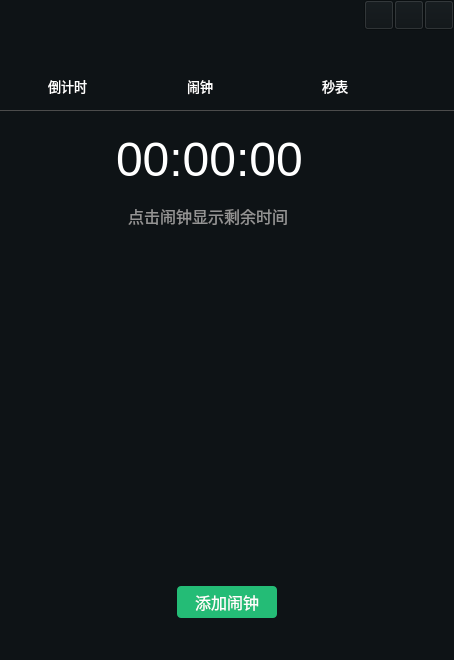
<?xml version="1.0" encoding="UTF-8"?>
<ui version="4.0">
 <class>Clock</class>
 <widget class="QWidget" name="Clock">
  <property name="geometry">
   <rect>
    <x>0</x>
    <y>0</y>
    <width>454</width>
    <height>660</height>
   </rect>
  </property>
  <property name="windowTitle">
   <string>Clock</string>
  </property>
  <property name="styleSheet">
   <string notr="true">background-color: rgba(14,19,22,1);

color: rgb(255, 255, 255);
</string>
  </property>
  <widget class="QStackedWidget" name="stackedWidget">
   <property name="geometry">
    <rect>
     <x>0</x>
     <y>110</y>
     <width>454</width>
     <height>541</height>
    </rect>
   </property>
   <property name="styleSheet">
    <string notr="true">border-radius:7px;</string>
   </property>
   <property name="currentIndex">
    <number>1</number>
   </property>
   <widget class="QWidget" name="page">
    <widget class="QPushButton" name="count_stat">
     <property name="geometry">
      <rect>
       <x>178</x>
       <y>476</y>
       <width>100</width>
       <height>32</height>
      </rect>
     </property>
     <property name="styleSheet">
      <string notr="true">QPushButton{color: rgb(255, 255, 255);
background-color: rgba(39,207,129,0.9);
 border-radius:4px;
font: 11pt ;}
QPushButton:hover{background-color: rgb(27, 143, 89);}

</string>
     </property>
     <property name="text">
      <string>开始</string>
     </property>
    </widget>
    <widget class="QStackedWidget" name="stackedWidget_4">
     <property name="geometry">
      <rect>
       <x>0</x>
       <y>0</y>
       <width>454</width>
       <height>461</height>
      </rect>
     </property>
     <property name="styleSheet">
      <string notr="true"/>
     </property>
     <widget class="QWidget" name="page_4">
      <widget class="QLabel" name="label_8">
       <property name="geometry">
        <rect>
         <x>129</x>
         <y>178</y>
         <width>195</width>
         <height>45</height>
        </rect>
       </property>
       <property name="styleSheet">
        <string notr="true">font: 36pt ;</string>
       </property>
       <property name="text">
        <string>00:00:00</string>
       </property>
      </widget>
      <widget class="QPushButton" name="min_5btn">
       <property name="geometry">
        <rect>
         <x>24</x>
         <y>404</y>
         <width>56</width>
         <height>36</height>
        </rect>
       </property>
       <property name="styleSheet">
        <string notr="true">QPushButton{
width:56px;
font: 11pt ;
height:36px;
background:rgba(46,46,46,1);
border-radius:4px;}
QPushButton:hover{background:rgba(143, 97, 47, 0.1)}
</string>
       </property>
       <property name="text">
        <string>5分钟</string>
       </property>
      </widget>
      <widget class="QPushButton" name="min_10btn">
       <property name="geometry">
        <rect>
         <x>111</x>
         <y>404</y>
         <width>56</width>
         <height>36</height>
        </rect>
       </property>
       <property name="styleSheet">
        <string notr="true">QPushButton{
width:56px;
font: 11pt ;
height:36px;
background:rgba(46,46,46,1);
border-radius:4px;}
QPushButton:hover{background:rgba(143, 97, 47, 0.1)}</string>
       </property>
       <property name="text">
        <string>10分钟</string>
       </property>
      </widget>
      <widget class="QPushButton" name="min_20btn">
       <property name="geometry">
        <rect>
         <x>199</x>
         <y>404</y>
         <width>56</width>
         <height>36</height>
        </rect>
       </property>
       <property name="styleSheet">
        <string notr="true">QPushButton{
width:56px;
font: 11pt ;
height:36px;
background:rgba(46,46,46,1);
border-radius:4px;}
QPushButton:hover{background:rgba(143, 97, 47, 0.1)}</string>
       </property>
       <property name="text">
        <string>20分钟</string>
       </property>
      </widget>
      <widget class="QPushButton" name="min_30btn">
       <property name="geometry">
        <rect>
         <x>287</x>
         <y>404</y>
         <width>56</width>
         <height>36</height>
        </rect>
       </property>
       <property name="styleSheet">
        <string notr="true">QPushButton{
width:56px;
font: 11pt ;
height:36px;
background:rgba(46,46,46,1);
border-radius:4px;}
QPushButton:hover{background:rgba(143, 97, 47, 0.1)}</string>
       </property>
       <property name="text">
        <string>30分钟</string>
       </property>
      </widget>
      <widget class="QPushButton" name="min_60btn">
       <property name="geometry">
        <rect>
         <x>374</x>
         <y>404</y>
         <width>56</width>
         <height>36</height>
        </rect>
       </property>
       <property name="styleSheet">
        <string notr="true">QPushButton{
width:56px;
font: 11pt ;
height:36px;
background:rgba(46,46,46,1);
border-radius:4px;}
QPushButton:hover{background:rgba(143, 97, 47, 0.1)}</string>
       </property>
       <property name="text">
        <string>60分钟</string>
       </property>
      </widget>
      <widget class="Line" name="line">
       <property name="geometry">
        <rect>
         <x>0</x>
         <y>0</y>
         <width>545</width>
         <height>1</height>
        </rect>
       </property>
       <property name="styleSheet">
        <string notr="true">color: rgb(255, 255, 255);
background-color: rgb(76, 76, 76);</string>
       </property>
       <property name="orientation">
        <enum>Qt::Horizontal</enum>
       </property>
      </widget>
     </widget>
     <widget class="Countdown_Animation" name="page_5">
      <widget class="QLabel" name="label_9">
       <property name="geometry">
        <rect>
         <x>129</x>
         <y>178</y>
         <width>195</width>
         <height>45</height>
        </rect>
       </property>
       <property name="styleSheet">
        <string notr="true">font: 36pt ;</string>
       </property>
       <property name="text">
        <string>00:00:00</string>
       </property>
      </widget>
      <widget class="QPushButton" name="count_push">
       <property name="geometry">
        <rect>
         <x>193</x>
         <y>259</y>
         <width>68</width>
         <height>68</height>
        </rect>
       </property>
       <property name="styleSheet">
        <string notr="true">QPushButton{color: rgb(255, 255, 255);
 background-color: rgba(231,159,78,0.9);
 border-radius:34px;}
 QPushButton:hover{background:rgba(143, 97, 47, 0.6)}</string>
       </property>
       <property name="text">
        <string>暂停</string>
       </property>
      </widget>
      <widget class="Line" name="line_3">
       <property name="geometry">
        <rect>
         <x>0</x>
         <y>0</y>
         <width>545</width>
         <height>1</height>
        </rect>
       </property>
       <property name="styleSheet">
        <string notr="true">color: rgb(255, 255, 255);
background-color: rgb(76, 76, 76);</string>
       </property>
       <property name="orientation">
        <enum>Qt::Horizontal</enum>
       </property>
      </widget>
      <widget class="QWidget" name="widget_5" native="true">
       <property name="geometry">
        <rect>
         <x>87</x>
         <y>405</y>
         <width>280</width>
         <height>36</height>
        </rect>
       </property>
       <property name="styleSheet">
        <string notr="true">width:280px;
height:36px;
background:rgba(48,48,51,1);
border-radius:4px;
</string>
       </property>
       <widget class="QLabel" name="label_23">
        <property name="geometry">
         <rect>
          <x>0</x>
          <y>0</y>
          <width>61</width>
          <height>31</height>
         </rect>
        </property>
        <property name="styleSheet">
         <string notr="true">width:39px;
height:14px;
font-size:14px;
font-weight:400;
color:rgba(255,255,255,1);
</string>
        </property>
        <property name="text">
         <string>  提醒铃声</string>
        </property>
       </widget>
       <widget class="QPushButton" name="pushButton_19">
        <property name="geometry">
         <rect>
          <x>244</x>
          <y>0</y>
          <width>36</width>
          <height>36</height>
         </rect>
        </property>
        <property name="text">
         <string/>
        </property>
       </widget>
       <widget class="QPushButton" name="pushButton_20">
        <property name="geometry">
         <rect>
          <x>70</x>
          <y>0</y>
          <width>171</width>
          <height>36</height>
         </rect>
        </property>
        <property name="styleSheet">
         <string notr="true">width:67px;
height:14px;
font-size:14px;
font-weight:400;
color:rgba(148, 148, 148,1);
opacity:0.35;
text-align: right</string>
        </property>
        <property name="text">
         <string/>
        </property>
       </widget>
      </widget>
      <widget class="QWidget" name="horizontalLayoutWidget">
       <property name="geometry">
        <rect>
         <x>100</x>
         <y>130</y>
         <width>241</width>
         <height>41</height>
        </rect>
       </property>
       <layout class="QHBoxLayout" name="horizontalLayout">
        <item>
         <spacer name="horizontalSpacer">
          <property name="orientation">
           <enum>Qt::Horizontal</enum>
          </property>
          <property name="sizeHint" stdset="0">
           <size>
            <width>40</width>
            <height>20</height>
           </size>
          </property>
         </spacer>
        </item>
        <item>
         <widget class="QLabel" name="label_10">
          <property name="minimumSize">
           <size>
            <width>20</width>
            <height>20</height>
           </size>
          </property>
          <property name="maximumSize">
           <size>
            <width>20</width>
            <height>20</height>
           </size>
          </property>
          <property name="styleSheet">
           <string notr="true">border-image: url(:/icon-4-16x16.png);</string>
          </property>
          <property name="text">
           <string/>
          </property>
         </widget>
        </item>
        <item>
         <widget class="QLabel" name="label_11">
          <property name="styleSheet">
           <string notr="true">width:70px;
height:14px;
font-size:14px;
font-family:Source Han Sans CN;
font-weight:400;
color:rgba(255,255,255,1);
opacity:0.45;
</string>
          </property>
          <property name="text">
           <string>下午05:31</string>
          </property>
         </widget>
        </item>
        <item>
         <spacer name="horizontalSpacer_2">
          <property name="orientation">
           <enum>Qt::Horizontal</enum>
          </property>
          <property name="sizeHint" stdset="0">
           <size>
            <width>40</width>
            <height>20</height>
           </size>
          </property>
         </spacer>
        </item>
       </layout>
      </widget>
     </widget>
    </widget>
   </widget>
   <widget class="QWidget" name="page_2">
    <widget class="QLabel" name="label_6">
     <property name="geometry">
      <rect>
       <x>116</x>
       <y>19</y>
       <width>221</width>
       <height>61</height>
      </rect>
     </property>
     <property name="styleSheet">
      <string notr="true">color: rgb(255, 255, 255);
font: 36pt ;
</string>
     </property>
     <property name="text">
      <string>00:00:00</string>
     </property>
    </widget>
    <widget class="QPushButton" name="addAlarmBtn">
     <property name="geometry">
      <rect>
       <x>177</x>
       <y>476</y>
       <width>100</width>
       <height>32</height>
      </rect>
     </property>
     <property name="styleSheet">
      <string notr="true">QPushButton{width:100px;
 height:32px;
background: rgba(39,207,129,0.9) ;
border-radius:4px;font: 12pt;}

QPushButton:hover{background-color: rgb(27, 143, 89);}
</string>
     </property>
     <property name="text">
      <string>添加闹钟</string>
     </property>
    </widget>
    <widget class="QLabel" name="label_7">
     <property name="geometry">
      <rect>
       <x>128</x>
       <y>93</y>
       <width>191</width>
       <height>25</height>
      </rect>
     </property>
     <property name="styleSheet">
      <string notr="true">color: rgb(255, 255, 255);
color: rgb(148, 148, 148);
font: 12pt ;
opacity:0.45;</string>
     </property>
     <property name="text">
      <string>点击闹钟显示剩余时间</string>
     </property>
    </widget>
    <widget class="QListWidget" name="listWidget">
     <property name="geometry">
      <rect>
       <x>39</x>
       <y>130</y>
       <width>376</width>
       <height>294</height>
      </rect>
     </property>
     <property name="styleSheet">
      <string notr="true">selection-background-color:rgba(72,72,76,1);
border-radius:0px 0px 6px 6px;
border-radius:4px;</string>
     </property>
    </widget>
    <widget class="Line" name="line_4">
     <property name="geometry">
      <rect>
       <x>0</x>
       <y>0</y>
       <width>545</width>
       <height>1</height>
      </rect>
     </property>
     <property name="styleSheet">
      <string notr="true">color: rgb(255, 255, 255);
background-color: rgb(76, 76, 76);</string>
     </property>
     <property name="orientation">
      <enum>Qt::Horizontal</enum>
     </property>
    </widget>
    <widget class="QLabel" name="label_15">
     <property name="geometry">
      <rect>
       <x>80</x>
       <y>50</y>
       <width>31</width>
       <height>22</height>
      </rect>
     </property>
     <property name="text">
      <string/>
     </property>
    </widget>
   </widget>
   <widget class="QWidget" name="page_3">
    <widget class="QPushButton" name="pushButton_Start">
     <property name="geometry">
      <rect>
       <x>192</x>
       <y>385</y>
       <width>68</width>
       <height>68</height>
      </rect>
     </property>
     <property name="styleSheet">
      <string notr="true">QPushButton{
color: rgb(255, 255, 255);
background-color: rgba(39,207,129,0.9);
border-radius:34px;
}
QPushButton:hover{background-color: rgb(27, 143, 89);}
</string>
     </property>
     <property name="text">
      <string>开始</string>
     </property>
    </widget>
    <widget class="QLabel" name="label_5">
     <property name="geometry">
      <rect>
       <x>177</x>
       <y>110</y>
       <width>100</width>
       <height>20</height>
      </rect>
     </property>
     <property name="styleSheet">
      <string notr="true">color: rgb(255, 255, 255);
color: rgb(148, 148, 148);
font: 12pt &quot;Sans Serif&quot;;</string>
     </property>
     <property name="text">
      <string>00:00:00</string>
     </property>
    </widget>
    <widget class="QLabel" name="label_4">
     <property name="geometry">
      <rect>
       <x>122</x>
       <y>36</y>
       <width>210</width>
       <height>61</height>
      </rect>
     </property>
     <property name="styleSheet">
      <string notr="true">color: rgb(255, 255, 255);

font: 36pt ;</string>
     </property>
     <property name="text">
      <string>00:00:00</string>
     </property>
    </widget>
    <widget class="QPushButton" name="pushButton_timeselect">
     <property name="geometry">
      <rect>
       <x>292</x>
       <y>476</y>
       <width>100</width>
       <height>32</height>
      </rect>
     </property>
     <property name="styleSheet">
      <string notr="true">background:rgba(28,28,30,1);
border:1px solid rgba(52,52,56,1);
border-radius:4px;
color: rgb(65, 65, 65);</string>
     </property>
     <property name="text">
      <string>复位</string>
     </property>
    </widget>
    <widget class="QPushButton" name="pushButton_ring">
     <property name="geometry">
      <rect>
       <x>62</x>
       <y>476</y>
       <width>100</width>
       <height>32</height>
      </rect>
     </property>
     <property name="styleSheet">
      <string notr="true">background:rgba(28,28,30,1);
border:1px solid rgba(52,52,56,1);
border-radius:4px;
color: rgb(65, 65, 65);
</string>
     </property>
     <property name="text">
      <string>计次</string>
     </property>
    </widget>
    <widget class="QListWidget" name="listWidget_2">
     <property name="geometry">
      <rect>
       <x>39</x>
       <y>130</y>
       <width>376</width>
       <height>251</height>
      </rect>
     </property>
     <property name="styleSheet">
      <string notr="true">selection-background-color:rgba(72,72,76,1);
border-radius:0px 0px 6px 6px;</string>
     </property>
    </widget>
    <widget class="Line" name="line_5">
     <property name="geometry">
      <rect>
       <x>0</x>
       <y>0</y>
       <width>545</width>
       <height>1</height>
      </rect>
     </property>
     <property name="styleSheet">
      <string notr="true">color: rgb(255, 255, 255);
background-color: rgb(76, 76, 76);
</string>
     </property>
     <property name="orientation">
      <enum>Qt::Horizontal</enum>
     </property>
    </widget>
   </widget>
  </widget>
  <widget class="QPushButton" name="pushButton_5">
   <property name="geometry">
    <rect>
     <x>424</x>
     <y>0</y>
     <width>30</width>
     <height>30</height>
    </rect>
   </property>
   <property name="text">
    <string/>
   </property>
  </widget>
  <widget class="QPushButton" name="pushButton_4">
   <property name="geometry">
    <rect>
     <x>394</x>
     <y>0</y>
     <width>30</width>
     <height>30</height>
    </rect>
   </property>
   <property name="text">
    <string/>
   </property>
  </widget>
  <widget class="QStackedWidget" name="stackedWidget_3">
   <property name="geometry">
    <rect>
     <x>0</x>
     <y>30</y>
     <width>454</width>
     <height>633</height>
    </rect>
   </property>
   <property name="styleSheet">
    <string notr="true">border-radius:7px;
</string>
   </property>
   <widget class="QWidget" name="page_7">
    <widget class="QPushButton" name="pushButton_3">
     <property name="geometry">
      <rect>
       <x>332</x>
       <y>8</y>
       <width>60</width>
       <height>32</height>
      </rect>
     </property>
     <property name="text">
      <string/>
     </property>
    </widget>
    <widget class="ClickableLabel" name="label">
     <property name="geometry">
      <rect>
       <x>48</x>
       <y>40</y>
       <width>90</width>
       <height>32</height>
      </rect>
     </property>
     <property name="styleSheet">
      <string notr="true">color: rgb(255, 255, 255);
font: 10pt ;</string>
     </property>
     <property name="text">
      <string>倒计时</string>
     </property>
    </widget>
    <widget class="ClickableLabel" name="label_2">
     <property name="geometry">
      <rect>
       <x>187</x>
       <y>40</y>
       <width>80</width>
       <height>32</height>
      </rect>
     </property>
     <property name="styleSheet">
      <string notr="true">color: rgb(255, 255, 255);
font: 10pt ;</string>
     </property>
     <property name="text">
      <string>闹钟</string>
     </property>
    </widget>
    <widget class="ClickableLabel" name="label_3">
     <property name="geometry">
      <rect>
       <x>322</x>
       <y>40</y>
       <width>80</width>
       <height>32</height>
      </rect>
     </property>
     <property name="styleSheet">
      <string notr="true">color: rgb(255, 255, 255);
font: 10pt ;</string>
     </property>
     <property name="text">
      <string>秒表</string>
     </property>
    </widget>
    <widget class="QPushButton" name="pushButton">
     <property name="geometry">
      <rect>
       <x>63</x>
       <y>8</y>
       <width>60</width>
       <height>32</height>
      </rect>
     </property>
     <property name="text">
      <string/>
     </property>
    </widget>
    <widget class="QPushButton" name="pushButton_2">
     <property name="geometry">
      <rect>
       <x>197</x>
       <y>8</y>
       <width>60</width>
       <height>32</height>
      </rect>
     </property>
     <property name="text">
      <string/>
     </property>
    </widget>
    <widget class="Line" name="line_2">
     <property name="geometry">
      <rect>
       <x>0</x>
       <y>80</y>
       <width>660</width>
       <height>1</height>
      </rect>
     </property>
     <property name="styleSheet">
      <string notr="true">color: rgb(255, 255, 255);
background-color: rgb(102, 102, 102);
</string>
     </property>
     <property name="orientation">
      <enum>Qt::Horizontal</enum>
     </property>
    </widget>
   </widget>
  </widget>
  <widget class="QWidget" name="set_page" native="true">
   <property name="geometry">
    <rect>
     <x>0</x>
     <y>30</y>
     <width>454</width>
     <height>633</height>
    </rect>
   </property>
   <property name="styleSheet">
    <string notr="true">border-radius:7px;</string>
   </property>
   <widget class="QPushButton" name="pushButton_8">
    <property name="geometry">
     <rect>
      <x>62</x>
      <y>557</y>
      <width>100</width>
      <height>32</height>
     </rect>
    </property>
    <property name="styleSheet">
     <string notr="true">QPushButton{
background:rgba(44,44,46,1);
border:1px solid rgba(68,68,71,1);
border-radius:4px;}
QPushButton:hover{background:rgba(143, 97, 47, 0.1)}</string>
    </property>
    <property name="text">
     <string>删除闹铃</string>
    </property>
   </widget>
   <widget class="QPushButton" name="pushButton_9">
    <property name="geometry">
     <rect>
      <x>292</x>
      <y>557</y>
      <width>100</width>
      <height>32</height>
     </rect>
    </property>
    <property name="styleSheet">
     <string notr="true">QPushButton{
background: rgb(37, 200, 124);
border:1px solid rgba(68,68,71,1);
border-radius:4px;}
QPushButton:hover{background-color: rgb(27, 143, 89);}</string>
    </property>
    <property name="text">
     <string>保存</string>
    </property>
   </widget>
   <widget class="QLabel" name="label_12">
    <property name="geometry">
     <rect>
      <x>127</x>
      <y>284</y>
      <width>200</width>
      <height>25</height>
     </rect>
    </property>
    <property name="styleSheet">
     <string notr="true">width:173px;
height:18px;
font-size:18px;
font-weight:400;
color:rgba(148, 148, 148,1);
opacity:0.45;
</string>
    </property>
    <property name="text">
     <string>12小时43分后铃声响</string>
    </property>
   </widget>
   <widget class="QPushButton" name="set_alarm_cancelbtn">
    <property name="geometry">
     <rect>
      <x>62</x>
      <y>557</y>
      <width>100</width>
      <height>32</height>
     </rect>
    </property>
    <property name="styleSheet">
     <string notr="true">QPushButton{
width:100px;
height:32px;
background:rgba(44,44,46,1);
border:1px solid rgba(68,68,71,1);
border-radius:4px;}
QPushButton:hover{background:rgba(143, 97, 47, 0.1)}</string>
    </property>
    <property name="text">
     <string>取消</string>
    </property>
   </widget>
   <widget class="QPushButton" name="set_alarm_savebtn">
    <property name="geometry">
     <rect>
      <x>292</x>
      <y>557</y>
      <width>100</width>
      <height>32</height>
     </rect>
    </property>
    <property name="styleSheet">
     <string notr="true">QPushButton{
background: rgb(37, 200, 124);
border:1px solid rgba(68,68,71,1);
border-radius:4px;}
QPushButton:hover{background-color: rgb(27, 143, 89);}</string>
    </property>
    <property name="text">
     <string>保存</string>
    </property>
   </widget>
   <widget class="QLabel" name="label_13">
    <property name="geometry">
     <rect>
      <x>189</x>
      <y>33</y>
      <width>74</width>
      <height>18</height>
     </rect>
    </property>
    <property name="styleSheet">
     <string notr="true">width:74px;
height:18px;
font-size:18px;
font-weight:400;
color:rgba(255,255,255,1);
</string>
    </property>
    <property name="text">
     <string>新建闹钟</string>
    </property>
   </widget>
   <widget class="QWidget" name="widget" native="true">
    <property name="geometry">
     <rect>
      <x>87</x>
      <y>328</y>
      <width>280</width>
      <height>36</height>
     </rect>
    </property>
    <property name="styleSheet">
     <string notr="true">width:280px;
height:36px;
background:rgba(48,48,51,1);
border-radius:4px;
</string>
    </property>
    <widget class="QLabel" name="label_14">
     <property name="geometry">
      <rect>
       <x>0</x>
       <y>0</y>
       <width>61</width>
       <height>31</height>
      </rect>
     </property>
     <property name="styleSheet">
      <string notr="true">width:39px;
height:14px;
font-size:14px;
font-weight:400;
color:rgba(255,255,255,1);
</string>
     </property>
     <property name="text">
      <string>  闹钟名</string>
     </property>
    </widget>
    <widget class="QLineEdit" name="lineEdit">
     <property name="geometry">
      <rect>
       <x>52</x>
       <y>0</y>
       <width>191</width>
       <height>32</height>
      </rect>
     </property>
     <property name="styleSheet">
      <string notr="true">color:rgba(148, 148, 148,1);</string>
     </property>
    </widget>
   </widget>
   <widget class="QWidget" name="widget_2" native="true">
    <property name="geometry">
     <rect>
      <x>87</x>
      <y>378</y>
      <width>280</width>
      <height>36</height>
     </rect>
    </property>
    <property name="styleSheet">
     <string notr="true">width:280px;
height:36px;
background:rgba(48,48,51,1);
border-radius:4px;
</string>
    </property>
    <widget class="QLabel" name="label_18">
     <property name="geometry">
      <rect>
       <x>0</x>
       <y>0</y>
       <width>61</width>
       <height>31</height>
      </rect>
     </property>
     <property name="styleSheet">
      <string notr="true">width:39px;
height:14px;
font-size:14px;
font-weight:400;
color:rgba(255,255,255,1);
</string>
     </property>
     <property name="text">
      <string>  重复</string>
     </property>
    </widget>
    <widget class="QPushButton" name="pushButton_10">
     <property name="geometry">
      <rect>
       <x>244</x>
       <y>0</y>
       <width>36</width>
       <height>36</height>
      </rect>
     </property>
     <property name="text">
      <string/>
     </property>
    </widget>
    <widget class="QPushButton" name="pushButton_6">
     <property name="geometry">
      <rect>
       <x>50</x>
       <y>0</y>
       <width>191</width>
       <height>36</height>
      </rect>
     </property>
     <property name="styleSheet">
      <string notr="true">width:67px;
height:14px;
font-size:14px;
font-weight:400;
color:rgba(148, 148, 148,1);
opacity:0.35;
text-align: right</string>
     </property>
     <property name="text">
      <string/>
     </property>
    </widget>
   </widget>
   <widget class="QWidget" name="widget_3" native="true">
    <property name="geometry">
     <rect>
      <x>87</x>
      <y>428</y>
      <width>280</width>
      <height>36</height>
     </rect>
    </property>
    <property name="styleSheet">
     <string notr="true">width:280px;
height:36px;
background:rgba(48,48,51,1);
border-radius:4px;
</string>
    </property>
    <widget class="QLabel" name="label_19">
     <property name="geometry">
      <rect>
       <x>0</x>
       <y>0</y>
       <width>71</width>
       <height>31</height>
      </rect>
     </property>
     <property name="styleSheet">
      <string notr="true">width:39px;
height:14px;
font-size:14px;
font-weight:400;
color:rgba(255,255,255,1);
</string>
     </property>
     <property name="text">
      <string>  提醒铃声</string>
     </property>
    </widget>
    <widget class="QPushButton" name="pushButton_7">
     <property name="geometry">
      <rect>
       <x>244</x>
       <y>0</y>
       <width>36</width>
       <height>36</height>
      </rect>
     </property>
     <property name="text">
      <string/>
     </property>
    </widget>
    <widget class="QPushButton" name="pushButton_11">
     <property name="geometry">
      <rect>
       <x>70</x>
       <y>0</y>
       <width>171</width>
       <height>36</height>
      </rect>
     </property>
     <property name="styleSheet">
      <string notr="true">width:67px;
height:14px;
font-size:14px;
font-weight:400;
color:rgba(148, 148, 148,1);
opacity:0.35;
text-align: right</string>
     </property>
     <property name="text">
      <string/>
     </property>
    </widget>
   </widget>
   <widget class="QWidget" name="widget_4" native="true">
    <property name="geometry">
     <rect>
      <x>87</x>
      <y>478</y>
      <width>280</width>
      <height>36</height>
     </rect>
    </property>
    <property name="styleSheet">
     <string notr="true">width:280px;
height:36px;
background:rgba(48,48,51,1);
border-radius:4px;
</string>
    </property>
    <widget class="QLabel" name="label_22">
     <property name="geometry">
      <rect>
       <x>0</x>
       <y>0</y>
       <width>61</width>
       <height>31</height>
      </rect>
     </property>
     <property name="styleSheet">
      <string notr="true">width:39px;
height:14px;
font-size:14px;
font-weight:400;
color:rgba(255,255,255,1);
</string>
     </property>
     <property name="text">
      <string>  铃声时长</string>
     </property>
    </widget>
    <widget class="QPushButton" name="pushButton_16">
     <property name="geometry">
      <rect>
       <x>244</x>
       <y>0</y>
       <width>36</width>
       <height>36</height>
      </rect>
     </property>
     <property name="text">
      <string/>
     </property>
    </widget>
    <widget class="QPushButton" name="pushButton_17">
     <property name="geometry">
      <rect>
       <x>70</x>
       <y>0</y>
       <width>171</width>
       <height>36</height>
      </rect>
     </property>
     <property name="styleSheet">
      <string notr="true">width:67px;
height:14px;
font-size:14px;
font-weight:400;
color:rgba(148, 148, 148,1);
opacity:0.35;
text-align: right</string>
     </property>
     <property name="text">
      <string/>
     </property>
    </widget>
   </widget>
   <widget class="QLabel" name="label_17">
    <property name="geometry">
     <rect>
      <x>90</x>
      <y>200</y>
      <width>31</width>
      <height>22</height>
     </rect>
    </property>
    <property name="text">
     <string/>
    </property>
   </widget>
  </widget>
  <widget class="QPushButton" name="pushButton_12">
   <property name="geometry">
    <rect>
     <x>364</x>
     <y>0</y>
     <width>30</width>
     <height>30</height>
    </rect>
   </property>
   <property name="text">
    <string/>
   </property>
  </widget>
  <action name="actionOn">
   <property name="checkable">
    <bool>true</bool>
   </property>
   <property name="icon">
    <iconset>
     <normaloff>:/Images/Images/NO.png</normaloff>:/Images/Images/NO.png</iconset>
   </property>
   <property name="text">
    <string>On</string>
   </property>
  </action>
  <zorder>set_page</zorder>
  <zorder>pushButton_5</zorder>
  <zorder>stackedWidget_3</zorder>
  <zorder>stackedWidget</zorder>
  <zorder>pushButton_12</zorder>
  <zorder>pushButton_4</zorder>
 </widget>
 <layoutdefault spacing="6" margin="11"/>
 <customwidgets>
  <customwidget>
   <class>ClickableLabel</class>
   <extends>QLabel</extends>
   <header>clickablelabel.h</header>
  </customwidget>
  <customwidget>
   <class>Countdown_Animation</class>
   <extends>QWidget</extends>
   <header>countdown_animation.h</header>
   <container>1</container>
  </customwidget>
 </customwidgets>
 <resources/>
 <connections/>
</ui>
